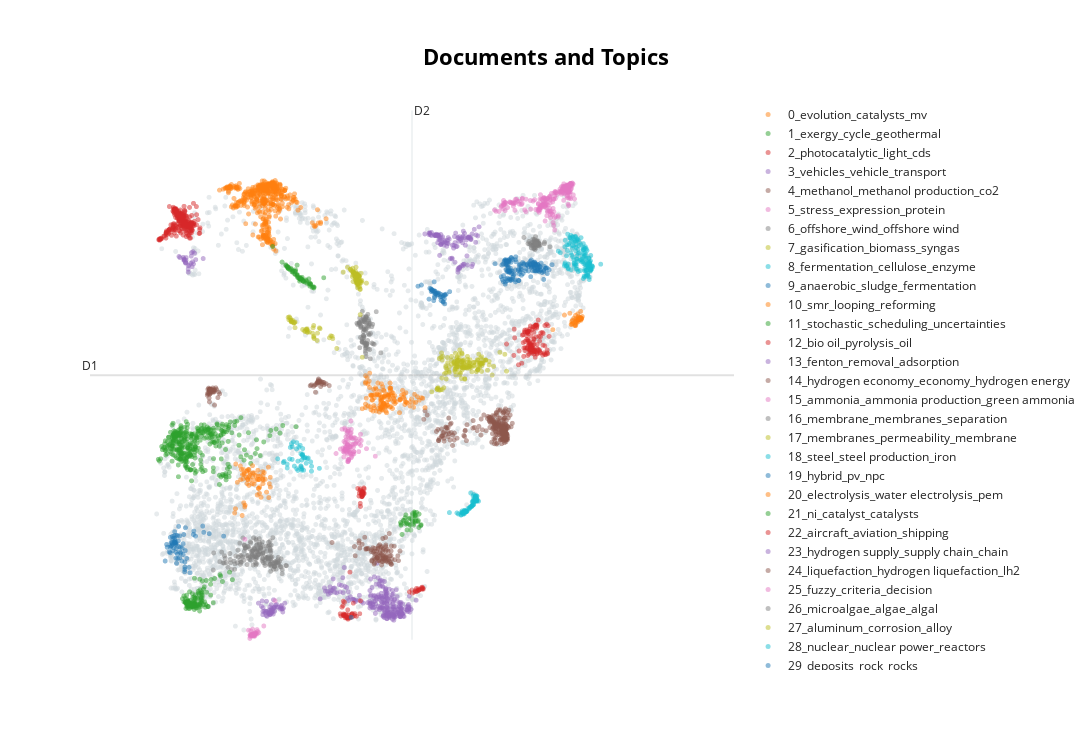

Notebook code cell kept with this figure:
### Code cell
# Reduce embeddings to 2D for visualization
reduced_embeddings = umap.UMAP( n_neighbors=_neighbors, n_components=2, 
                          min_dist=0.0, metric='cosine').fit_transform(embedings_x)

# Get the abstracts information from the topic model
document_info = topic_model.get_document_info(abstracts)

# Visualize the topics
topic_model.visualize_documents(abstracts, reduced_embeddings=reduced_embeddings, 
                                hide_document_hover=True, hide_annotations=True)
